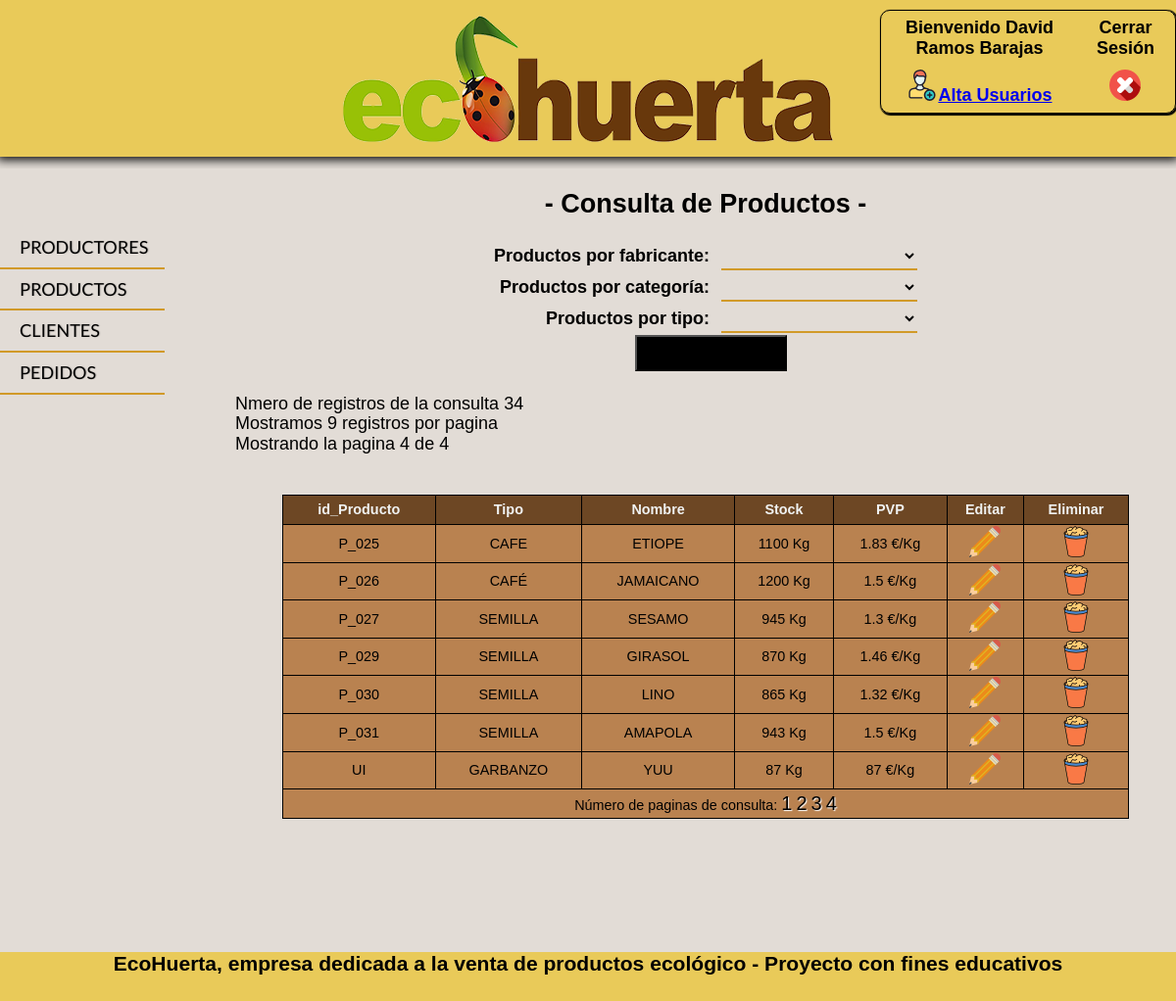
Page /php/consulta_producto.php?pagina=4 (signed in) on the committed database.
### tables this page shows
CREATE TABLE `productos` (
  `ID_PRODUCTO` varchar(5) NOT NULL,
  `ID_PRODUCTOR` varchar(5) NOT NULL,
  `NOM_COMERCIAL_PRODUCTO` varchar(30) NOT NULL,
  `TIPO_PRODUCTO` varchar(20) NOT NULL,
  `FAMILIA_PRODUCTO` varchar(20) NOT NULL,
  `KG_STOCK_PRODUCTO` int(4) NOT NULL,
  `PVP_KG_STOCK` float NOT NULL,
  `IMAGEN_PRODUCTO` longblob
);

### resources/funciones/funciones_productos.php (the view, shortened to what this page needs)
<?php
function select_producto_familia(){
    include("config.php");
    try {
        $conn = new PDO('mysql:host='.$host.';dbname=' . $bd, $usuario, $pass, array(PDO::MYSQL_ATTR_INIT_COMMAND => 'SET NAMES  \'UTF8\''));
        $conn->setAttribute(PDO::ATTR_ERRMODE, PDO::ERRMODE_EXCEPTION);
    } catch (PDOException $e) {
        print "  <p>Error: No puede conectarse con la base de datos.</p>\n\n";
        print "  <p>Error: " . $e->getMessage() . "</p>\n";
        exit();
    }
    $sql = "SELECT DISTINCT FAMILIA_PRODUCTO FROM productos";
    $statement = $conn ->prepare($sql);
    $statement->execute();
    $select_producto_familia = " ";
    $select_producto_familia.= "<option value=\"nulos\"></option>";
    while ($fila  = $statement -> fetch(PDO::FETCH_ASSOC))
    {
        $select_producto_familia.= "<option value=".$fila['FAMILIA_PRODUCTO'].">".$fila['FAMILIA_PRODUCTO']."</option>";
    }
    return $select_producto_familia;
};
function select_producto_tipo(){
    include("config.php");
    try {
        $conn = new PDO('mysql:host='.$host.';dbname=' . $bd, $usuario, $pass, array(PDO::MYSQL_ATTR_INIT_COMMAND => 'SET NAMES  \'UTF8\''));
        $conn->setAttribute(PDO::ATTR_ERRMODE, PDO::ERRMODE_EXCEPTION);
    } catch (PDOException $e) {
        print "  <p>Error: No puede conectarse con la base de datos.</p>\n\n";
        print "  <p>Error: " . $e->getMessage() . "</p>\n";
        exit();
    }
    $sql = "SELECT DISTINCT TIPO_PRODUCTO FROM productos";
    $statement = $conn ->prepare($sql);
    $statement->execute();
    $devuelve_select_tipo = " ";
    $devuelve_select_tipo.= "<option value=\"nulos\"></option>";
    while ($fila  = $statement -> fetch(PDO::FETCH_ASSOC))
    {
        $devuelve_select_tipo.= "<option value=".$fila['TIPO_PRODUCTO'].">".$fila['TIPO_PRODUCTO']."</option>";
    }
    return $devuelve_select_tipo;
};
function consultar_productos_total(){
    include("config.php");
     $sql= "SELECT * FROM productos";
    try {
        $conn = new PDO('mysql:host='.$host.';dbname=' . $bd, $usuario, $pass, array(PDO::MYSQL_ATTR_INIT_COMMAND => 'SET NAMES  \'UTF8\''));
        $conn->setAttribute(PDO::ATTR_ERRMODE, PDO::ERRMODE_EXCEPTION);
    } catch (PDOException $e) {
        print "  <p>Error: No puede conectarse con la base de datos.</p>\n\n";
        print "  <p>Error: " . $e->getMessage() . "</p>\n";
        exit();
    }
    if (isset($_GET['pagina'])){
         if ($_GET['pagina']==0){
            header("Location:consulta_producto.php");
        } else {
            $pagina=$_GET['pagina'];
        }
    } else {
         $pagina=1;
    }
    $tamano_paginas=9;
    $empezar_desde = ($pagina-1)*$tamano_paginas;
    $statement = $conn ->prepare($sql);
    $statement->execute();
    $num_filas=$statement->rowCount();
    $total_paginas=ceil($num_filas/$tamano_paginas);
    $devuelve_select = " ";
    $devuelve_select .=   "Nmero de registros de la consulta " . $num_filas . "<br>";
    $devuelve_select .=   "Mostramos  " . $tamano_paginas . " registros por pagina <br>";
    $devuelve_select .=   "Mostrando la pagina " . $pagina . " de " .$total_paginas."<br>";
    $devuelve_select .= "<br>";
    $devuelve_select .= "<br>";
    $sql_limite = "SELECT * FROM productos LIMIT $empezar_desde, $tamano_paginas";
    $statement = $conn ->prepare($sql_limite);
    $statement->execute();
    while ($fila  = $statement -> fetch(PDO::FETCH_ASSOC))
    {
        $ref=$fila['ID_PRODUCTO'];
        $devuelve_select.= "<tr><td>".$fila['ID_PRODUCTO']."</td><td>".$fila['TIPO_PRODUCTO']."</td><td>".$fila['NOM_COMERCIAL_PRODUCTO']."</td>
        <td>".$fila['KG_STOCK_PRODUCTO']." Kg</td><td>".$fila['PVP_KG_STOCK']." &#8364/Kg </td>
        <td><a href='modificar_producto.php?ref=$ref'> <img src='../img/edit.png'></a></td>
        <td><a href='borrar_producto.php?ref=$ref'><img src='../img/basket.png'></a></td></tr>";
    }
     $devuelve_select .= "<tr><td colspan=7> Número de paginas de consulta: ";
    for ($i=1; $i<=$total_paginas;$i++){
         $devuelve_select .= "<a class='enlaces' href='?pagina=". $i . "'>". $i . "</a>   ";
    }
    $devuelve_select .= "</td></tr>";
    return $devuelve_select;
};

### css/layout.css (style rules this page uses)
* { margin:0; padding: 0; }
html { font-size: 16px; font-family: 'Lato', sans-serif; }
body { background-color: #E2DCD6; }

### css/consulta_productor.css (style rules this page uses)
* { margin:0; padding: 0; box-sizing: border-box; }
html { font-family: Lato; font-size: 18px; }
table.tabla_muestra_productor tr { height:30px; }
.tabla_muestra_productor tr td { border:solid 1px black; padding: 1px; text-align: center; font-size: 0.8rem; }
a.enlaces { font-size: 20px; text-shadow: 1px 1px 1px white; text-decoration: none; color:black; }

### rows in the picture
productos: ID_PRODUCTO "P_025", TIPO_PRODUCTO "CAFE", NOM_COMERCIAL_PRODUCTO "ETIOPE", KG_STOCK_PRODUCTO "1100", PVP_KG_STOCK "1.83"
productos: ID_PRODUCTO "P_026", TIPO_PRODUCTO "CAFÉ", NOM_COMERCIAL_PRODUCTO "JAMAICANO", KG_STOCK_PRODUCTO "1200", PVP_KG_STOCK "1.5"
productos: ID_PRODUCTO "P_027", TIPO_PRODUCTO "SEMILLA", NOM_COMERCIAL_PRODUCTO "SESAMO", KG_STOCK_PRODUCTO "945", PVP_KG_STOCK "1.3"
productos: ID_PRODUCTO "P_029", TIPO_PRODUCTO "SEMILLA", NOM_COMERCIAL_PRODUCTO "GIRASOL", KG_STOCK_PRODUCTO "870", PVP_KG_STOCK "1.46"
productos: ID_PRODUCTO "P_030", TIPO_PRODUCTO "SEMILLA", NOM_COMERCIAL_PRODUCTO "LINO", KG_STOCK_PRODUCTO "865", PVP_KG_STOCK "1.32"
productos: ID_PRODUCTO "P_031", TIPO_PRODUCTO "SEMILLA", NOM_COMERCIAL_PRODUCTO "AMAPOLA", KG_STOCK_PRODUCTO "943", PVP_KG_STOCK "1.5"
productos: ID_PRODUCTO "UI", TIPO_PRODUCTO "GARBANZO", NOM_COMERCIAL_PRODUCTO "YUU", KG_STOCK_PRODUCTO "87", PVP_KG_STOCK "87"

### other values in the picture
$usuario "Bienvenido David Ramos Barajas"
